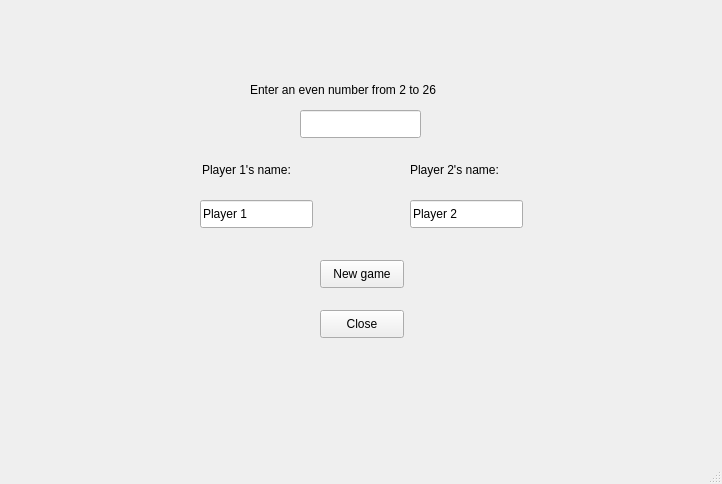
<?xml version="1.0" encoding="UTF-8"?>
<ui version="4.0">
 <class>MainWindow</class>
 <widget class="QMainWindow" name="MainWindow">
  <property name="geometry">
   <rect>
    <x>0</x>
    <y>0</y>
    <width>722</width>
    <height>484</height>
   </rect>
  </property>
  <property name="palette">
   <palette>
    <active>
     <colorrole role="Midlight">
      <brush brushstyle="SolidPattern">
       <color alpha="255">
        <red>255</red>
        <green>255</green>
        <blue>255</blue>
       </color>
      </brush>
     </colorrole>
    </active>
    <inactive>
     <colorrole role="Midlight">
      <brush brushstyle="SolidPattern">
       <color alpha="255">
        <red>255</red>
        <green>255</green>
        <blue>255</blue>
       </color>
      </brush>
     </colorrole>
    </inactive>
    <disabled>
     <colorrole role="Midlight">
      <brush brushstyle="SolidPattern">
       <color alpha="255">
        <red>255</red>
        <green>255</green>
        <blue>255</blue>
       </color>
      </brush>
     </colorrole>
    </disabled>
   </palette>
  </property>
  <property name="windowTitle">
   <string>MainWindow</string>
  </property>
  <widget class="QWidget" name="centralwidget">
   <widget class="QPushButton" name="pushNewGame">
    <property name="geometry">
     <rect>
      <x>320</x>
      <y>260</y>
      <width>84</width>
      <height>28</height>
     </rect>
    </property>
    <property name="text">
     <string>New game</string>
    </property>
   </widget>
   <widget class="QLabel" name="label">
    <property name="geometry">
     <rect>
      <x>250</x>
      <y>80</y>
      <width>241</width>
      <height>20</height>
     </rect>
    </property>
    <property name="text">
     <string>Enter an even number from 2 to 26</string>
    </property>
   </widget>
   <widget class="QLineEdit" name="lineEdit">
    <property name="geometry">
     <rect>
      <x>300</x>
      <y>110</y>
      <width>121</width>
      <height>28</height>
     </rect>
    </property>
   </widget>
   <widget class="QPushButton" name="pushClose">
    <property name="geometry">
     <rect>
      <x>320</x>
      <y>310</y>
      <width>84</width>
      <height>28</height>
     </rect>
    </property>
    <property name="text">
     <string>Close</string>
    </property>
   </widget>
   <widget class="QLabel" name="labelPlayer1Name">
    <property name="geometry">
     <rect>
      <x>202</x>
      <y>160</y>
      <width>111</width>
      <height>20</height>
     </rect>
    </property>
    <property name="text">
     <string>Player 1's name:</string>
    </property>
   </widget>
   <widget class="QLabel" name="labelPlayer2Name">
    <property name="geometry">
     <rect>
      <x>410</x>
      <y>160</y>
      <width>111</width>
      <height>20</height>
     </rect>
    </property>
    <property name="text">
     <string>Player 2's name:</string>
    </property>
   </widget>
   <widget class="QLineEdit" name="lineEditPlayer1Name">
    <property name="geometry">
     <rect>
      <x>200</x>
      <y>200</y>
      <width>113</width>
      <height>28</height>
     </rect>
    </property>
    <property name="text">
     <string>Player 1</string>
    </property>
   </widget>
   <widget class="QLineEdit" name="lineEditPlayer2Name">
    <property name="geometry">
     <rect>
      <x>410</x>
      <y>200</y>
      <width>113</width>
      <height>28</height>
     </rect>
    </property>
    <property name="text">
     <string>Player 2</string>
    </property>
   </widget>
  </widget>
  <widget class="QMenuBar" name="menubar">
   <property name="geometry">
    <rect>
     <x>0</x>
     <y>0</y>
     <width>722</width>
     <height>25</height>
    </rect>
   </property>
  </widget>
  <widget class="QStatusBar" name="statusbar"/>
 </widget>
 <resources/>
 <connections>
  <connection>
   <sender>pushClose</sender>
   <signal>clicked()</signal>
   <receiver>MainWindow</receiver>
   <slot>close()</slot>
   <hints>
    <hint type="sourcelabel">
     <x>361</x>
     <y>348</y>
    </hint>
    <hint type="destinationlabel">
     <x>360</x>
     <y>241</y>
    </hint>
   </hints>
  </connection>
 </connections>
</ui>
